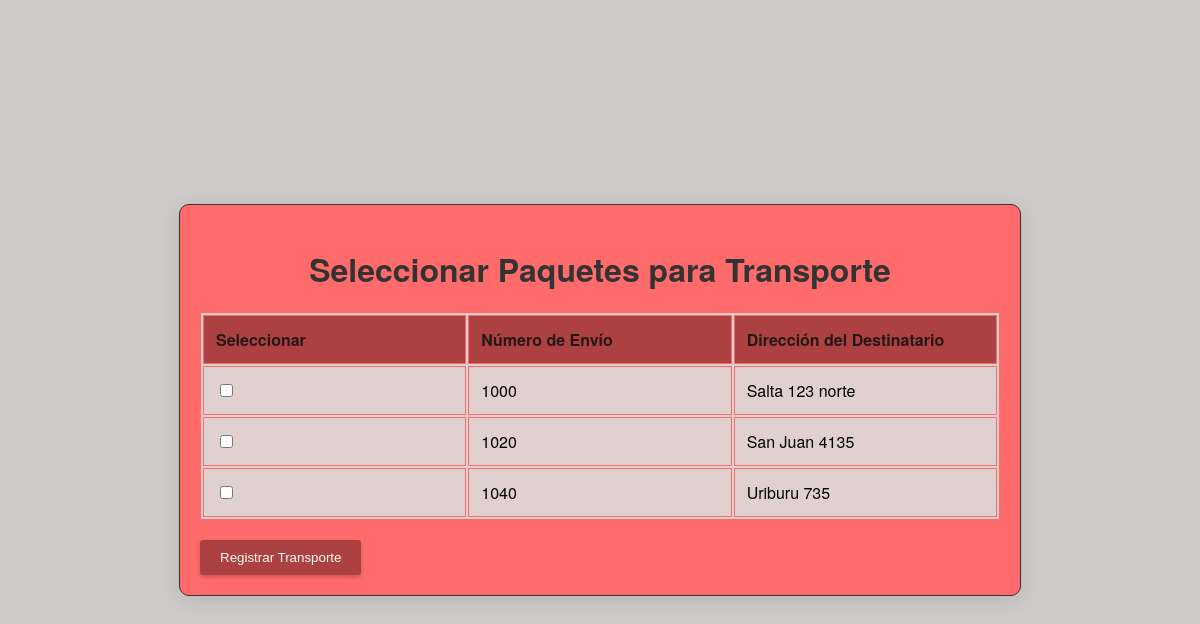
/funcion3?sucursal=1, run on an earlier commit of the app's database.
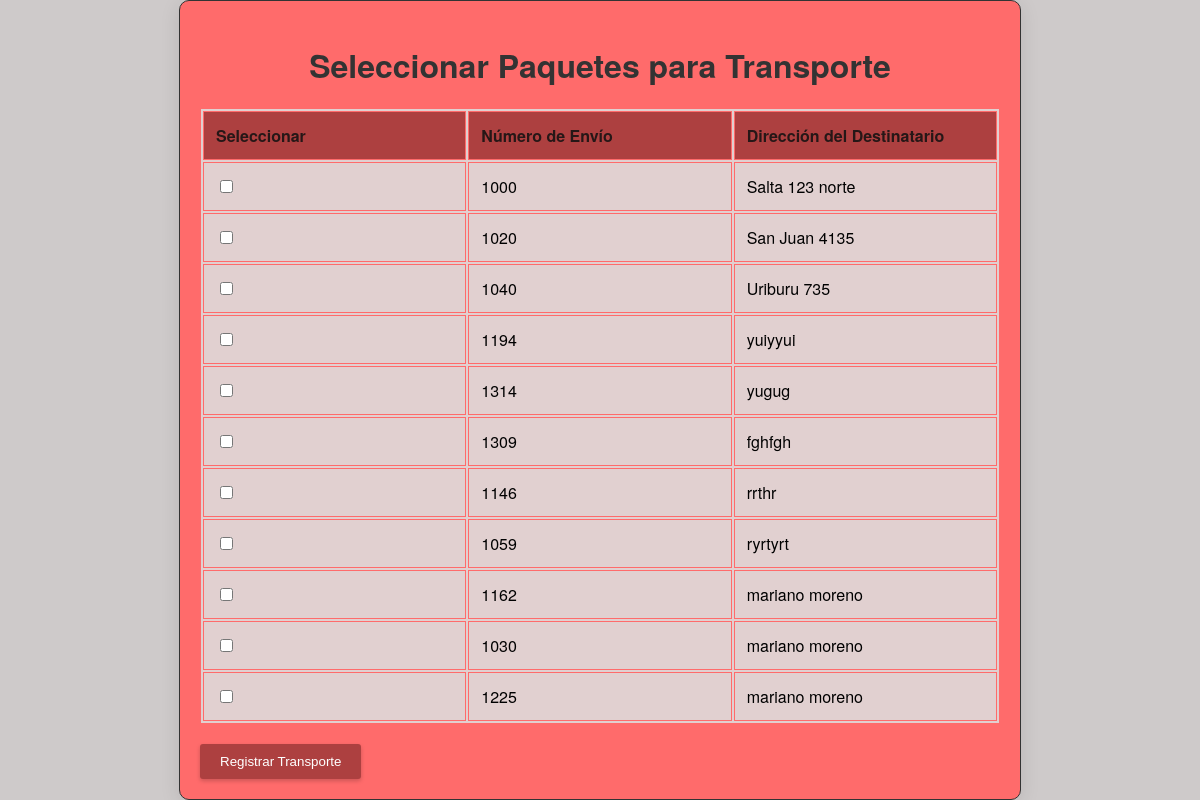
And on a later commit of the database.
### model.py (models this page shows)
class Paquete(db.Model):
    __tablename__ = 'paquete'
    id = db.Column(db.Integer, primary_key=True)
    numeroenvio = db.Column(db.Integer)
    peso = db.Column(db.Integer)
    nomdestinatario = db.Column(db.String(60))
    dirdestinatario = db.Column(db.String(100))
    entregado = db.Column(db.Boolean, nullable=False, default=False)
    observaciones = db.Column(db.Text)
    idsucursal = db.Column(db.Integer, db.ForeignKey('sucursal.id'))
    idtransporte = db.Column(db.Integer, db.ForeignKey('transporte.id'))
    idrepartidor = db.Column(db.Integer, db.ForeignKey('repartidor.id'))

### app.py (the view)
@app.route("/funcion3", methods=['GET', 'POST'])
def funcion3():
    if request.method == 'POST':
        paquete_ids = request.form.getlist('paquetes')
        id_sucursal = request.form.get('id_sucursal')
        if not paquete_ids:
            flash("No se han seleccionado paquetes para el transporte", "error")
            return redirect(url_for('funcion3', sucursal=id_sucursal))
        try:
            transporte = Transporte(
                numerotransporte=random.randint(1000, 1500),
                fechahorasalida=datetime.now(),
                fechahorallegada=None,
                idsucursal=id_sucursal
            )
            db.session.add(transporte)
            db.session.commit()
            for paquete_id in paquete_ids:
                paquete = Paquete.query.get(paquete_id)
                paquete.idtransporte = transporte.id
                db.session.commit()
            flash("Transporte registrado con éxito", "success")
        except Exception as e:
            db.session.rollback()
            flash("Error al registrar el transporte", "error")
        return redirect(url_for('funcion1'))
    else:
        id_sucursal = request.args.get('sucursal')
        if not id_sucursal:
            return redirect(url_for('funcion1'))
        paquetes = Paquete.query.filter_by(entregado=0, idrepartidor=0).all()
        return render_template('funcion3.html', paquetes=paquetes, id_sucursal=id_sucursal)

### templates/funcion3.html (shortened to what this page needs)
<!DOCTYPE html>
<html lang="es">
<head>
    <link rel="stylesheet" href="{{ url_for('static', filename='funcion3.css') }}">
</head>
<body>
    <div class="container">
        <h1>Seleccionar Paquetes para Transporte</h1>
        <form method="POST">
            <table>
                <thead>
                    <tr>
                        <th>Seleccionar</th>
                        <th>Número de Envío</th>
                        <th>Dirección del Destinatario</th>
                    </tr>
                </thead>
                <tbody>
                    {% for paquete in paquetes %}
                        <tr>
                            <td><input type="checkbox" name="paquetes" value="{{ paquete.id }}"></td>
                            <td>{{ paquete.numeroenvio }}</td>
                            <td>{{ paquete.dirdestinatario }}</td>
                        </tr>
                    {% endfor %}
                </tbody>
            </table>
            <button type="submit">Registrar Transporte</button>
        </form>
    </div>
</body>
</html>

### static/funcion3.css (style rules this page uses)
body { font-family: 'Helvetica Neue', sans-serif; margin: auto; padding: 0; display: flex; justify-content: center; align-items: center; height: 100vh; background-color: #cecaca; }
.container { width: 80%; max-width: 800px; margin: auto; overflow: hidden; padding: 20px; box-shadow: 0 4px 20px rgba(0, 0, 0, 0.1); background-color: #ff6b6b; border-radius: 10px; border: 1px solid #333; }
h1 { font-size: 2rem; margin-bottom: 20px; color: #333; text-align: center; }
table { width: 100%; max-width: 800px; margin: 20px auto; border: 1px solid #ff6b6b; background-color: #e1d0d0; }
th, td { border: 1px solid #ff6b6b; width: 25%; text-align: left; padding: 12px; }
th { background-color: #ad4040; color: #261717; }
tr:nth-child(even) { background-color:#e1d0d0; }
button { background-color: #ad4040; color: #ffffff; border: none; padding: 10px 20px; cursor: pointer; border-radius: 3px; transition: background-color 0.3s ease; box-shadow: 0 2px 4px rgba(0, 0, 0, 0.2); }

What changed in the data, as far as the page shows it:
added Paquete: numeroenvio "1194", dirdestinatario "yuiyyui"
added Paquete: numeroenvio "1314", dirdestinatario "yugug"
added Paquete: numeroenvio "1309", dirdestinatario "fghfgh"
added Paquete: numeroenvio "1146", dirdestinatario "rrthr"
added Paquete: numeroenvio "1059", dirdestinatario "ryrtyrt"
added Paquete: numeroenvio "1162", dirdestinatario "mariano moreno"
added Paquete: numeroenvio "1030", dirdestinatario "mariano moreno"
added Paquete: numeroenvio "1225", dirdestinatario "mariano moreno"
